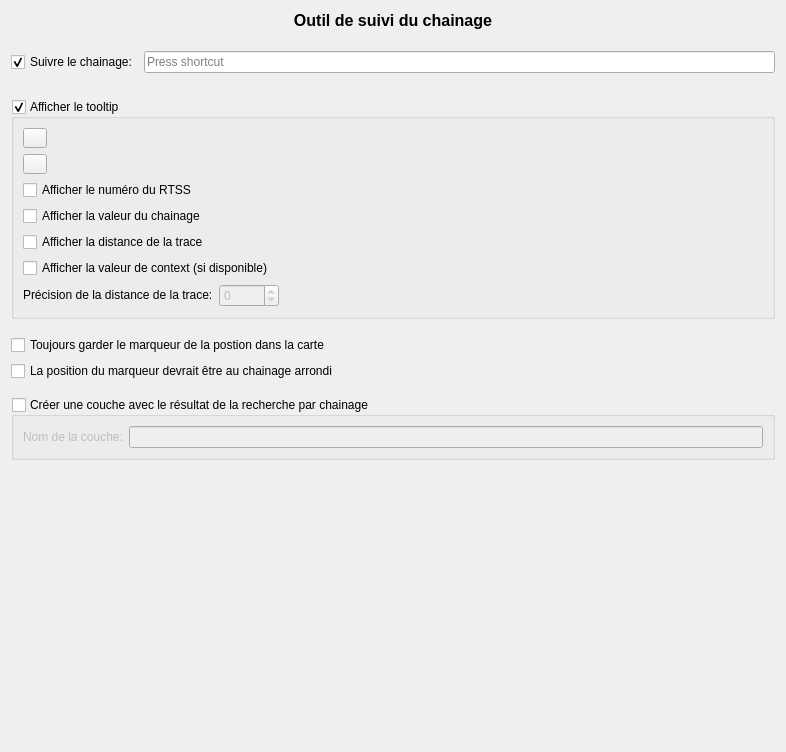
         <widget class="QWidget" name="scrollAreaWidgetContents_2">
          <property name="geometry">
           <rect>
            <x>0</x>
            <y>0</y>
            <width>786</width>
            <height>752</height>
           </rect>
          </property>
          <layout class="QGridLayout" name="gridLayout_30">
           <item row="1" column="0">
            <spacer name="verticalSpacer_5">
             <property name="orientation">
              <enum>Qt::Vertical</enum>
             </property>
             <property name="sizeType">
              <enum>QSizePolicy::Fixed</enum>
             </property>
             <property name="sizeHint" stdset="0">
              <size>
               <width>20</width>
               <height>15</height>
              </size>
             </property>
            </spacer>
           </item>
           <item row="2" column="0" colspan="2">
            <layout class="QVBoxLayout" name="verticalLayout_7">
             <item>
              <layout class="QHBoxLayout" name="horizontalLayout_2">
               <item>
                <widget class="QCheckBox" name="chk_shorcut_chainage">
                 <property name="sizePolicy">
                  <sizepolicy hsizetype="Fixed" vsizetype="Fixed">
                   <horstretch>0</horstretch>
                   <verstretch>0</verstretch>
                  </sizepolicy>
                 </property>
                 <property name="minimumSize">
                  <size>
                   <width>125</width>
                   <height>0</height>
                  </size>
                 </property>
                 <property name="text">
                  <string>Suivre le chainage:</string>
                 </property>
                 <property name="checked">
                  <bool>true</bool>
                 </property>
                </widget>
               </item>
               <item>
                <widget class="QKeySequenceEdit" name="key_shortcut">
                 <property name="minimumSize">
                  <size>
                   <width>100</width>
                   <height>0</height>
                  </size>
                 </property>
                 <property name="maximumSize">
                  <size>
                   <width>16777215</width>
                   <height>16777215</height>
                  </size>
                 </property>
                </widget>
               </item>
              </layout>
             </item>
             <item>
              <widget class="QLabel" name="lbl_key_chainage">
               <property name="styleSheet">
                <string notr="true">font: bold italic 9pt &quot;Arial&quot;;
color:rgb(255, 0, 0)</string>
               </property>
               <property name="text">
                <string/>
               </property>
              </widget>
             </item>
            </layout>
           </item>
           <item row="3" column="0" colspan="2">
            <widget class="QGroupBox" name="gbx_show_tooltip">
             <property name="toolTip">
              <string>Permets d'afficher les informations suivantes à côté du curseur de la souris</string>
             </property>
             <property name="title">
              <string>Afficher le tooltip</string>
             </property>
             <property name="checkable">
              <bool>true</bool>
             </property>
             <layout class="QGridLayout" name="gridLayout_8">
              <item row="2" column="0">
               <widget class="QCheckBox" name="chx_tooltip_rtss">
                <property name="acceptDrops">
                 <bool>false</bool>
                </property>
                <property name="toolTip">
                 <string/>
                </property>
                <property name="text">
                 <string>Afficher le numéro du RTSS</string>
                </property>
               </widget>
              </item>
              <item row="1" column="0">
               <layout class="QHBoxLayout" name="horizontalLayout_15">
                <item>
                 <widget class="QgsColorButton" name="btn_color_chaine">
                  <property name="maximumSize">
                   <size>
                    <width>100</width>
                    <height>20</height>
                   </size>
                  </property>
                 </widget>
                </item>
                <item>
                 <spacer name="horizontalSpacer_10">
                  <property name="orientation">
                   <enum>Qt::Horizontal</enum>
                  </property>
                  <property name="sizeHint" stdset="0">
                   <size>
                    <width>0</width>
                    <height>20</height>
                   </size>
                  </property>
                 </spacer>
                </item>
               </layout>
              </item>
              <item row="5" column="0">
               <widget class="QCheckBox" name="chx_tooltip_context">
                <property name="acceptDrops">
                 <bool>false</bool>
                </property>
                <property name="toolTip">
                 <string/>
                </property>
                <property name="text">
                 <string>Afficher la valeur de context (si disponible)</string>
                </property>
               </widget>
              </item>
              <item row="3" column="0">
               <widget class="QCheckBox" name="chx_tooltip_chainage">
                <property name="acceptDrops">
                 <bool>false</bool>
                </property>
                <property name="toolTip">
                 <string/>
                </property>
                <property name="text">
                 <string>Afficher la valeur du chainage</string>
                </property>
               </widget>
              </item>
              <item row="0" column="0">
               <layout class="QHBoxLayout" name="horizontalLayout_14">
                <item>
                 <widget class="QgsFontButton" name="mFontButton">
                  <property name="minimumSize">
                   <size>
                    <width>24</width>
                    <height>0</height>
                   </size>
                  </property>
                  <property name="maximumSize">
                   <size>
                    <width>100</width>
                    <height>20</height>
                   </size>
                  </property>
                  <property name="mode">
                   <enum>QgsFontButton::ModeQFont</enum>
                  </property>
                 </widget>
                </item>
                <item>
                 <spacer name="horizontalSpacer_8">
                  <property name="orientation">
                   <enum>Qt::Horizontal</enum>
                  </property>
                  <property name="sizeHint" stdset="0">
                   <size>
                    <width>0</width>
                    <height>20</height>
                   </size>
                  </property>
                 </spacer>
                </item>
               </layout>
              </item>
              <item row="4" column="0">
               <widget class="QCheckBox" name="chx_tooltip_offset">
                <property name="acceptDrops">
                 <bool>false</bool>
                </property>
                <property name="toolTip">
                 <string/>
                </property>
                <property name="text">
                 <string>Afficher la distance de la trace</string>
                </property>
               </widget>
              </item>
              <item row="6" column="0">
               <layout class="QHBoxLayout" name="horizontalLayout_26">
                <property name="spacing">
                 <number>6</number>
                </property>
                <property name="sizeConstraint">
                 <enum>QLayout::SetDefaultConstraint</enum>
                </property>
                <item>
                 <widget class="QLabel" name="label_19">
                  <property name="sizePolicy">
                   <sizepolicy hsizetype="Fixed" vsizetype="Fixed">
                    <horstretch>0</horstretch>
                    <verstretch>0</verstretch>
                   </sizepolicy>
                  </property>
                  <property name="text">
                   <string>Précision de la distance de la trace:</string>
                  </property>
                 </widget>
                </item>
                <item>
                 <widget class="QSpinBox" name="spx_precision_dist">
                  <property name="enabled">
                   <bool>false</bool>
                  </property>
                  <property name="sizePolicy">
                   <sizepolicy hsizetype="Preferred" vsizetype="Fixed">
                    <horstretch>0</horstretch>
                    <verstretch>0</verstretch>
                   </sizepolicy>
                  </property>
                  <property name="minimumSize">
                   <size>
                    <width>60</width>
                    <height>0</height>
                   </size>
                  </property>
                  <property name="minimum">
                   <number>-3</number>
                  </property>
                  <property name="maximum">
                   <number>3</number>
                  </property>
                 </widget>
                </item>
                <item>
                 <spacer name="horizontalSpacer_13">
                  <property name="orientation">
                   <enum>Qt::Horizontal</enum>
                  </property>
                  <property name="sizeHint" stdset="0">
                   <size>
                    <width>0</width>
                    <height>20</height>
                   </size>
                  </property>
                 </spacer>
                </item>
               </layout>
              </item>
             </layout>
            </widget>
           </item>
           <item row="6" column="0" colspan="2">
            <widget class="QCheckBox" name="chx_marqueur_exact">
             <property name="toolTip">
              <string>Si décoché, le marqueur sur le RTSS représent exactement le point le plus proche sur le RTSS. Sinon il représente le chainage arrondie</string>
             </property>
             <property name="text">
              <string>La position du marqueur devrait être au chainage arrondi</string>
             </property>
            </widget>
           </item>
           <item row="8" column="0" colspan="2">
            <widget class="QGroupBox" name="gbx_create_layer_chainage">
             <property name="title">
              <string>Créer une couche avec le résultat de la recherche par chainage</string>
             </property>
             <property name="checkable">
              <bool>true</bool>
             </property>
             <property name="checked">
              <bool>false</bool>
             </property>
             <layout class="QGridLayout" name="gridLayout_26">
              <item row="0" column="0">
               <layout class="QHBoxLayout" name="horizontalLayout_29">
                <item>
                 <widget class="QLabel" name="label_37">
                  <property name="text">
                   <string>Nom de la couche:</string>
                  </property>
                 </widget>
                </item>
                <item>
                 <widget class="QLineEdit" name="layer_chainage_name"/>
                </item>
               </layout>
              </item>
             </layout>
            </widget>
           </item>
           <item row="9" column="1">
            <spacer name="verticalSpacer_2">
             <property name="orientation">
              <enum>Qt::Vertical</enum>
             </property>
             <property name="sizeHint" stdset="0">
              <size>
               <width>20</width>
               <height>40</height>
              </size>
             </property>
            </spacer>
           </item>
           <item row="0" column="0" colspan="2">
            <widget class="QLabel" name="label_28">
             <property name="font">
              <font>
               <family>MS Shell Dlg 2</family>
               <pointsize>12</pointsize>
               <weight>75</weight>
               <italic>false</italic>
               <bold>true</bold>
              </font>
             </property>
             <property name="styleSheet">
              <string notr="true">font: bold 12pt &quot;MS Shell Dlg 2&quot;;</string>
             </property>
             <property name="text">
              <string>Outil de suivi du chainage</string>
             </property>
             <property name="alignment">
              <set>Qt::AlignBottom|Qt::AlignHCenter</set>
             </property>
            </widget>
           </item>
           <item row="4" column="0">
            <spacer name="verticalSpacer_18">
             <property name="orientation">
              <enum>Qt::Vertical</enum>
             </property>
             <property name="sizeType">
              <enum>QSizePolicy::Fixed</enum>
             </property>
             <property name="sizeHint" stdset="0">
              <size>
               <width>10</width>
               <height>10</height>
              </size>
             </property>
            </spacer>
           </item>
           <item row="5" column="0" colspan="2">
            <widget class="QCheckBox" name="chk_keep_marker">
             <property name="text">
              <string>Toujours garder le marqueur de la postion dans la carte</string>
             </property>
            </widget>
           </item>
           <item row="7" column="0">
            <spacer name="verticalSpacer_22">
             <property name="orientation">
              <enum>Qt::Vertical</enum>
             </property>
             <property name="sizeType">
              <enum>QSizePolicy::Fixed</enum>
             </property>
             <property name="sizeHint" stdset="0">
              <size>
               <width>20</width>
               <height>10</height>
              </size>
             </property>
            </spacer>
           </item>
          </layout>
         </widget>
